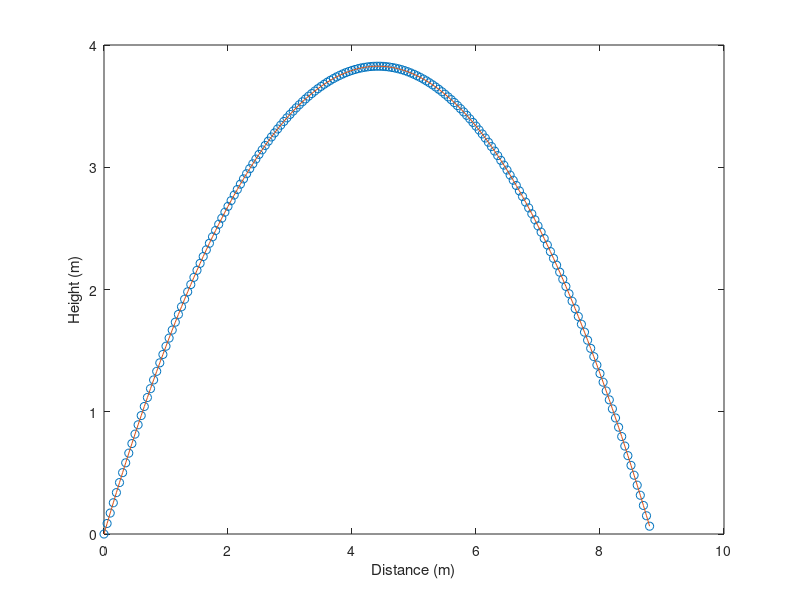

The MATLAB script that drew this image:
% lab02_q2b.m
% Solution file for Lab 2 Q2 (b)

% Clear memory and only show a few digits
clear all; format short;

% Dimensionalisation parameters
G=9.8; % Acceleration due to gravity (m/s^2)
LS=1.0; % Choice for scaling length (m)
TS=sqrt(LS/G); % Choice for scale for time (s)

% Prompt user for time step, initial speed and angle
%tau_s=input('Enter time step in s: ');
%speed_m=input('Enter initial speed in m/s: ');
%angle=input('Enter initial angle in degrees: ');
tau_s=0.01;
speed_m=10;
angle=60;

% Convert to radians
angle=angle*pi/180;

% Non-dimensionalise time step and initial speed
tau=tau_s/TS;
speed=speed_m/(LS/TS);

% Row vectors for non-dimensional position and velocity, and also 
% the exact position
pos=[0 0];
pose=pos;
vel=speed*[cos(angle) sin(angle)];
vel1=vel;

% Midpoint method integration
n=0;
while pos(2)>=0
  
  % Store positions for plotting
  n=n+1;
  x(n)=pos(1); y(n)=pos(2);
  xe(n)=pose(1); ye(n)=pose(2);

  % One step of the midpoint method
  velp=vel; % Store value of velocity
  vel=velp+tau*[0 -1];
  pos=pos+0.5*tau*(vel+velp);
  
  % Analytic solution
  time=n*tau;
  pose=vel1*time+0.5*[0 -1]*time^2;
end

% Plot the midpoint method trajectory and the analytic trajectory
plot(LS*x,LS*y,'o',LS*xe,LS*ye,'-')
xlabel('Distance (m)')
ylabel('Height (m)')

% Linear interpolation to estimate the range of the projectile,
% with conversion to m
range=pos(1)-pos(2)*(pos(1)-x(end))/(pos(2)-y(end));
range_m=LS*range;
disp(['Range (m): ',num2str(range_m)])

% Analytic expression for range
an_range_m=speed_m^2*sin(2*angle)/G;
disp(['Analytic value for range (m): ',num2str(an_range_m)])

% Percentage error
err=(range_m/an_range_m-1)*100;
disp(['Percentage error in range: ',num2str(err)])
